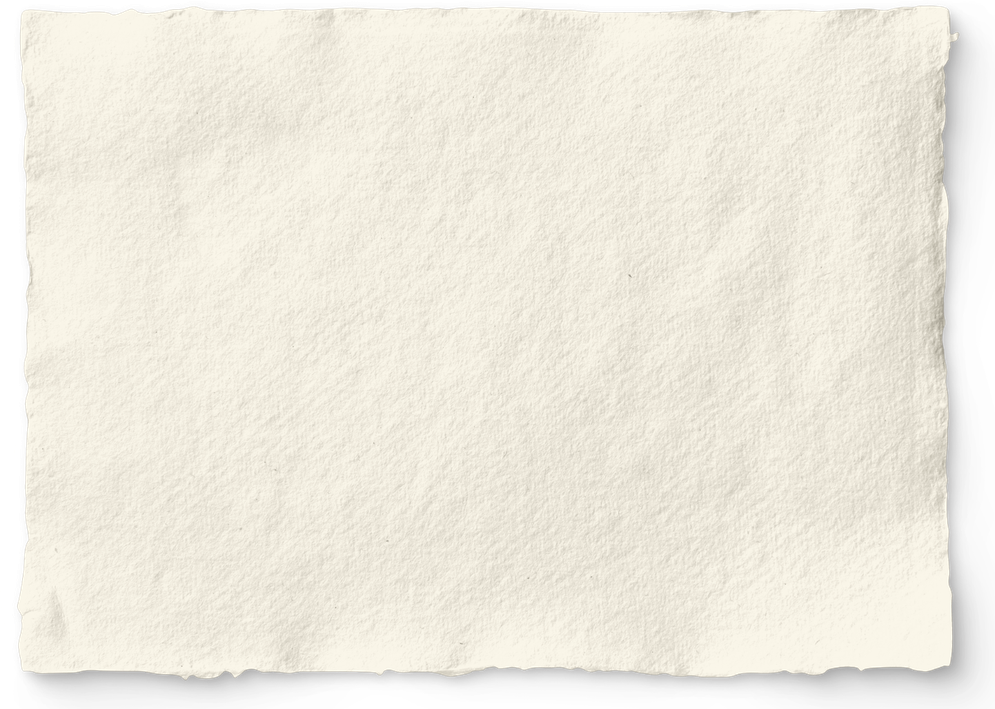
#> input picture assets/images/paper-sheet-semi-rough.png, 995 x 709 px, shrunk from 1442 x 1027 before the run, found by its file name
$ python lumhist.py
#> lines starting #> are read from the running program, lines starting #| are printed output that depends on the picture
from PIL import Image
import numpy as np
im=Image.open("paper-sheet-semi-rough.png").convert("RGBA")
#> im is the input picture: PIL image 995x709 RGBA; mean R, G, B, A 214.7, 210.7, 199.3, 222.6
a=np.asarray(im).astype(float); rgb=a[:,:,:3]; al=a[:,:,3]
#> after `rgb = a[:, :, :3]`:
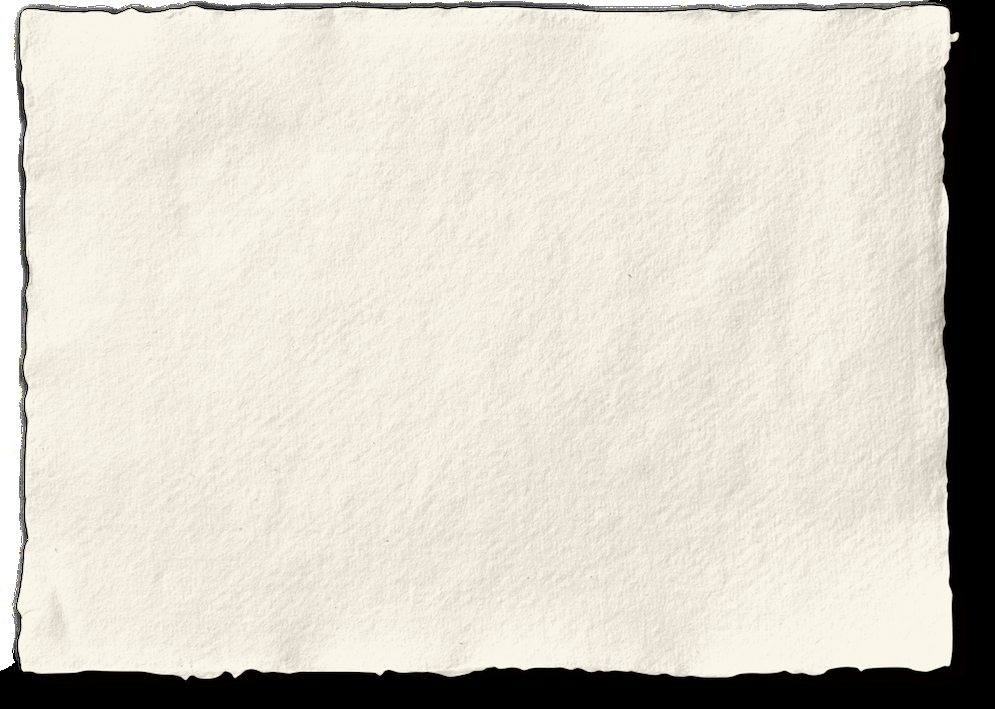
#> rgb: shape (709, 995, 3) float64; mean R, G, B 214.7, 210.7, 199.3
#> after `al = a[:, :, 3]`:
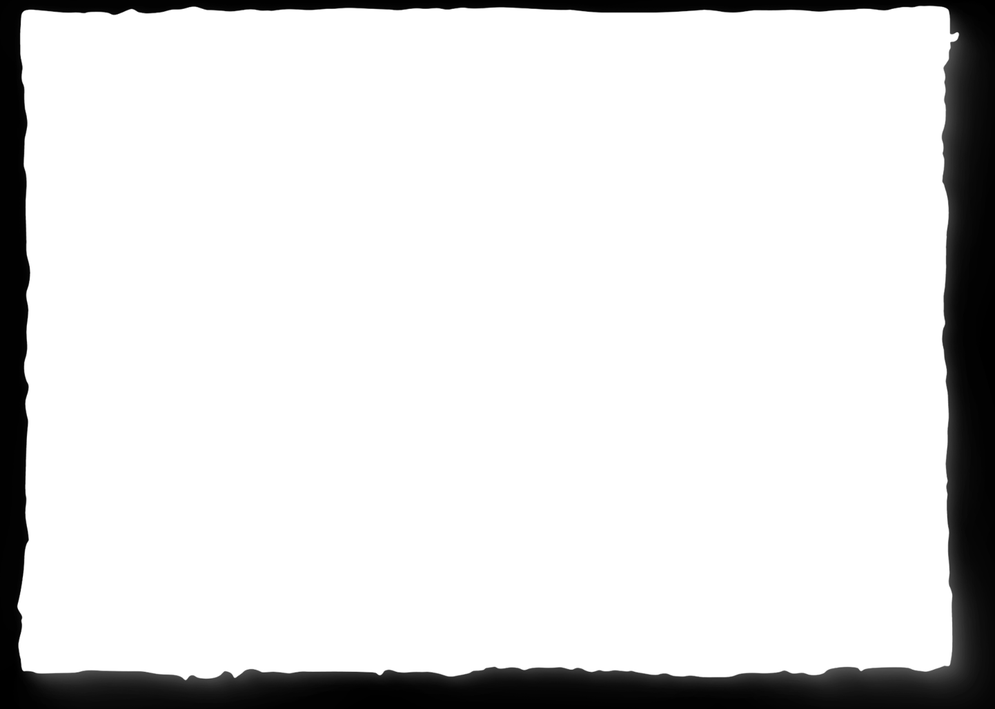
#> al: shape (709, 995) float64; min 0, max 255, mean 222.6
lum=(0.299*rgb[:,:,0]+0.587*rgb[:,:,1]+0.114*rgb[:,:,2])/255.0
v=lum[al>10]
print("lum p5/p25/p50/p75/p95", [round(np.percentile(v,p),2) for p in (5,25,50,75,95)])
#| lum p5/p25/p50/p75/p95 [0.02, 0.9, 0.92, 0.94, 0.96]

$ run again, with assets/images/beige-paper-torn.png copied over assets/images/paper-sheet-semi-rough.png
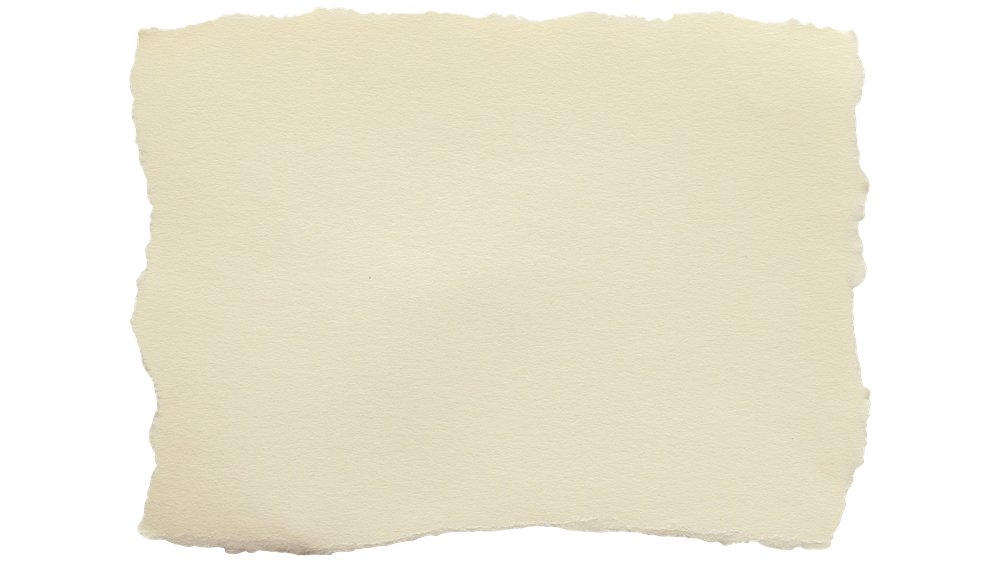
#> input picture assets/images/beige-paper-torn.png, 1000 x 562 px, shrunk from 1920 x 1080 before the run, found by its file name
#> im is the input picture: PIL image 1000x562 RGBA; mean R, G, B, A 154.2, 149.4, 131.7, 170.4
#> `al = a[:, :, 3]`:
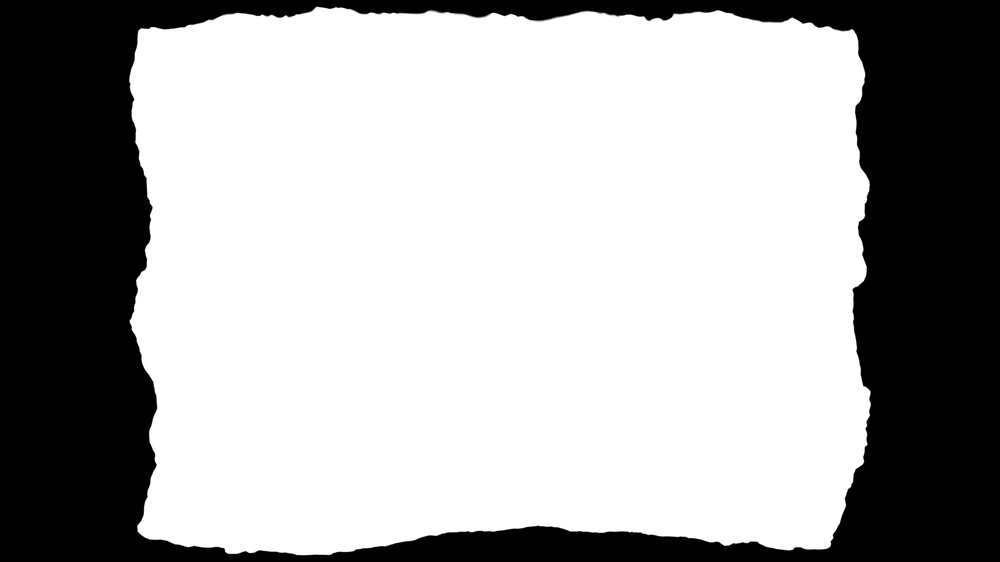
#> al: shape (562, 1000) float64; min 0, max 255, mean 170.4
#> `lum=(0.299*rgb[:,:,0]+0.587*rgb[:,:,1]+0.114*rgb[:,:,2])/255.0`:
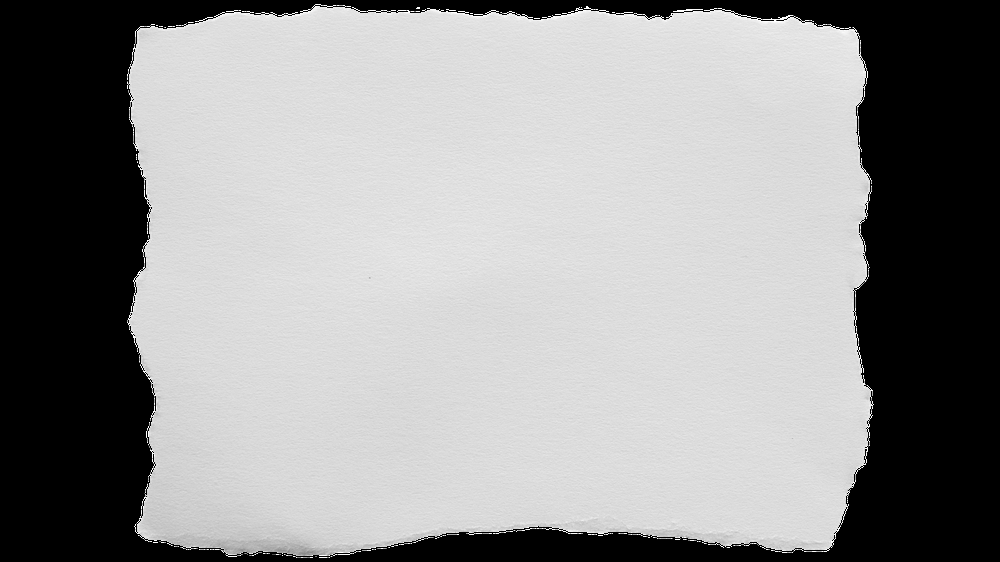
#> lum: shape (562, 1000) float64; min 0, max 1, mean 0.584
#| lum p5/p25/p50/p75/p95 [0.83, 0.85, 0.87, 0.88, 0.89]
